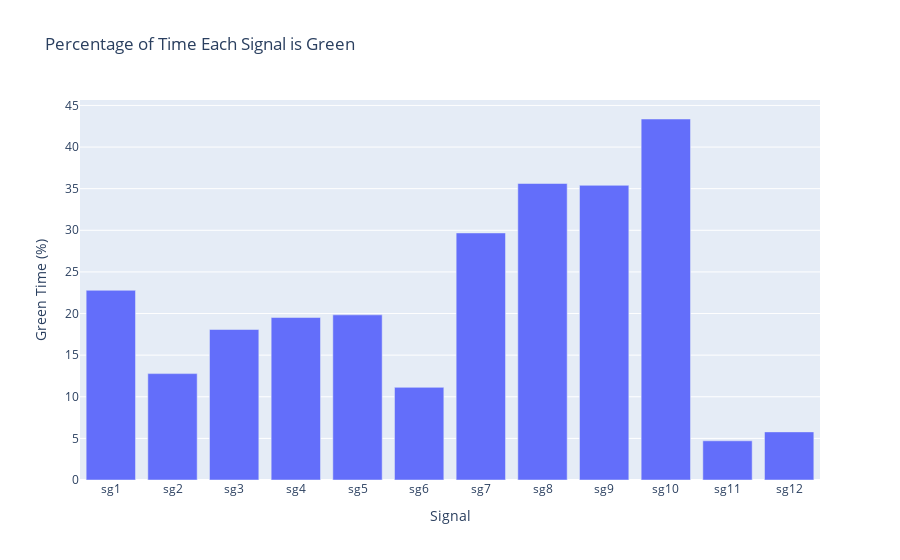

Here is the notebook cell this chart was saved with:
### Code cell
fig = px.bar(
    x=list(green_percentage.keys()),
    y=list(green_percentage.values()),
    title='Percentage of Time Each Signal is Green',
    labels={'x': 'Signal', 'y': 'Green Time (%)'}
)
fig.show()

### Figure 1 — Plotly figure (JSON) as saved in the notebook; plotly's stock layout.template omitted (floating-point values rounded to 4 significant figures)
{"data": [{"hovertemplate": "Signal=%{x}<br>Green Time (%)=%{y}<extra></extra>", "legendgroup": "", "marker": {"color": "#636efa", "pattern": {"shape": ""}}, "name": "", "orientation": "v", "showlegend": false, "textposition": "auto", "type": "bar", "x": ["sg1", "sg2", "sg3", "sg4", "sg5", "sg6", "sg7", "sg8", "sg9", "sg10", "sg11", "sg12"], "xaxis": "x", "y": [22.79, 12.78, 18.08, 19.52, 19.84, 11.13, 29.68, 35.62, 35.4, 43.37, 4.71, 5.78], "yaxis": "y"}], "layout": {"autosize": true, "barmode": "relative", "legend": {"tracegroupgap": 0}, "title": {"text": "Percentage of Time Each Signal is Green"}, "xaxis": {"anchor": "y", "autorange": true, "domain": [0, 1], "range": [-0.5, 11.5], "title": {"text": "Signal"}, "type": "category"}, "yaxis": {"anchor": "x", "autorange": true, "domain": [0, 1], "range": [0, 45.65], "title": {"text": "Green Time (%)"}, "type": "linear"}}}
